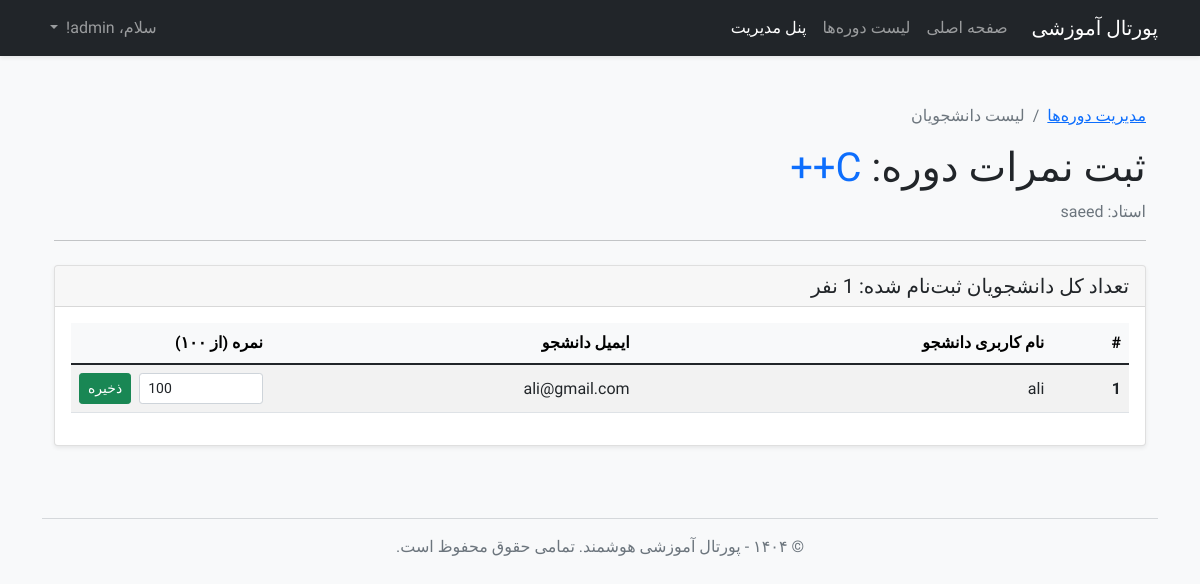
/course/1/roster (signed in), run on the app's committed database.
### app/models.py (models this page shows, shortened)
class User(UserMixin, db.Model):
    id = db.Column(db.Integer, primary_key=True)
    username = db.Column(db.String(64), index=True, unique=True, nullable=False)
    email = db.Column(db.String(120), index=True, unique=True, nullable=False)
    password_hash = db.Column(db.String(128))
    role = db.Column(db.String(20), nullable=False, default='student')
    enrollments = db.relationship('Enrollment', backref='student', lazy='dynamic', foreign_keys='Enrollment.user_id')
    taught_courses = db.relationship('Course', backref='instructor', lazy='dynamic',
                                     foreign_keys='Course.instructor_id')

class Course(db.Model):
    id = db.Column(db.Integer, primary_key=True)
    title = db.Column(db.String(140), nullable=False)
    description = db.Column(db.Text)
    credits = db.Column(db.Integer, nullable=False, default=3)
    day_of_week = db.Column(db.String(20), nullable=False)
    start_time = db.Column(db.Time, nullable=False)
    end_time = db.Column(db.Time, nullable=False)
    capacity = db.Column(db.Integer, default=20)
    instructor_id = db.Column(db.Integer, db.ForeignKey('user.id'))
    term_id = db.Column(db.Integer, db.ForeignKey('term.id'), nullable=False)
    enrollments = db.relationship('Enrollment', backref='course', lazy='dynamic', foreign_keys='Enrollment.course_id')
    prereqs = db.relationship(
        'Course', secondary=prerequisites,
        primaryjoin=(prerequisites.c.course_id == id),
        secondaryjoin=(prerequisites.c.prerequisite_id == id),
        backref=db.backref('is_prereq_for', lazy='dynamic'),
        lazy='dynamic'
    )

class Enrollment(db.Model):
    id = db.Column(db.Integer, primary_key=True)
    user_id = db.Column(db.Integer, db.ForeignKey('user.id'))
    course_id = db.Column(db.Integer, db.ForeignKey('course.id'))
    status = db.Column(db.String(20), default='enrolled', nullable=False)
    grade = db.Column(db.Integer, nullable=True)

### app/routes.py (the view)
@app.route('/course/<int:course_id>/roster')
@login_required
def course_roster(course_id):
    course = Course.query.get_or_404(course_id)
    if current_user.role != 'admin' and course.instructor_id != current_user.id:
        abort(403)
    enrollments = Enrollment.query.filter_by(course_id=course.id).join(User).order_by(User.username).all()
    return render_template('roster.html', title=f'دانشجویان دوره {course.title}', course=course,
                           enrollments=enrollments)

### app/models.py (called while the page is built)
@login.user_loader
def load_user(id):
    return User.query.get(int(id))

### app/templates/roster.html
{% extends "base.html" %}
{% block content %}
<div class="container py-4">
    <nav aria-label="breadcrumb">
        <ol class="breadcrumb">
            <li class="breadcrumb-item"><a href="{{ url_for('manage_courses') }}">مدیریت دوره‌ها</a></li>
            <li class="breadcrumb-item active" aria-current="page">لیست دانشجویان</li>
        </ol>
    </nav>
    <h1 class="mb-2">ثبت نمرات دوره: <span class="text-primary">{{ course.title }}</span></h1>
    <p class="text-muted">استاد: {{ course.instructor.username }}</p>
    <hr>
    <div class="card shadow-sm mt-4">
        <div class="card-header">
            <h5 class="mb-0">تعداد کل دانشجویان ثبت‌نام شده: {{ enrollments|length }} نفر</h5>
        </div>
        <div class="card-body">
            {% if enrollments %}
            <div class="table-responsive">
                <table class="table table-striped table-hover align-middle">
                    <thead class="table-light">
                        <tr>
                            <th scope="col">#</th>
                            <th scope="col">نام کاربری دانشجو</th>
                            <th scope="col">ایمیل دانشجو</th>
                            <th scope="col" style="width: 200px;">نمره (از ۱۰۰)</th>
                        </tr>
                    </thead>
                    <tbody>
                        {% for enrollment in enrollments %}
                        <tr>
                            <th scope="row">{{ loop.index }}</th>
                            <td>{{ enrollment.student.username }}</td>
                            <td>{{ enrollment.student.email }}</td>
                            <td>
                                <form action="{{ url_for('grade_enrollment', enrollment_id=enrollment.id) }}" method="POST" class="d-flex">
                                    <input type="number" name="grade" class="form-control form-control-sm"
                                           placeholder="نمره را وارد کنید"
                                           value="{{ enrollment.grade if enrollment.grade is not none }}">
                                    <button type="submit" class="btn btn-sm btn-success ms-2">ذخیره</button>
                                </form>
                            </td>
                        </tr>
                        {% endfor %}
                    </tbody>
                </table>
            </div>
            {% else %}
            <div class="alert alert-warning">هنوز هیچ دانشجویی در این دوره ثبت‌نام نکرده است.</div>
            {% endif %}
        </div>
    </div>
</div>
{% endblock %}

### app/templates/base.html (shortened to what this page needs)
<!doctype html>
<html lang="fa" dir="rtl">
<head>
    <link href="https://cdn.jsdelivr.net/npm/bootstrap@5.1.3/dist/css/bootstrap.rtl.min.css" rel="stylesheet">
    <link rel="stylesheet" href="{{ url_for('static', filename='css/style.css') }}">
</head>
<body class="bg-light">
    <nav class="navbar navbar-expand-lg navbar-dark bg-dark shadow-sm">
        <div class="container">
            <a class="navbar-brand" href="{{ url_for('home') }}">پورتال آموزشی</a>
            <div class="collapse navbar-collapse" id="navbarNav">
                <ul class="navbar-nav me-auto mb-2 mb-lg-0">
                    <li class="nav-item">
                        <a class="nav-link" href="{{ url_for('home') }}">صفحه اصلی</a>
                    </li>
                    <li class="nav-item">
                        <a class="nav-link" href="{{ url_for('courses') }}">لیست دوره‌ها</a>
                    </li>
                    {% if current_user.is_authenticated %}
                        <li class="nav-item">
                            <a class="nav-link active" href="{{ url_for('my_dashboard') }}">
                                {% if current_user.role == 'student' %}
                                    داشبورد من
                                {% else %}
                                    پنل مدیریت
                                {% endif %}
                            </a>
                        </li>
                    {% endif %}
                </ul>
                <ul class="navbar-nav ms-auto">
                    {% if current_user.is_anonymous %}
                    <li class="nav-item">
                        <a class="nav-link" href="{{ url_for('login') }}">ورود</a>
                    </li>
                    <li class="nav-item">
                        <a class="nav-link btn btn-primary btn-sm text-white" href="{{ url_for('register') }}">ثبت‌نام</a>
                    </li>
                    {% else %}
                    <li class="nav-item dropdown">
                        <a class="nav-link dropdown-toggle" href="#" id="navbarDropdown" role="button" data-bs-toggle="dropdown">
                            سلام، {{ current_user.username }}!
                        </a>
                    </li>
                    {% endif %}
                </ul>
            </div>
        </div>
    </nav>
    <main class="container mt-4">
        {% block content %}{% endblock %}
    </main>
    <footer class="container text-center mt-5 mb-3 text-muted">
        <hr>
        <p>&copy; ۱۴۰۴ - پورتال آموزشی هوشمند. تمامی حقوق محفوظ است.</p>
    </footer>
</body>
</html>

### app/static/css/style.css (style rules this page uses)
body { font-family: 'Vazirmatn', sans-serif; font-weight: 400; }

### data on the page
User: username "admin"
Course: title "C++"
User: instructor.username "saeed"
Enrollment: student.username "ali", student.email "ali@gmail.com", grade "100"
